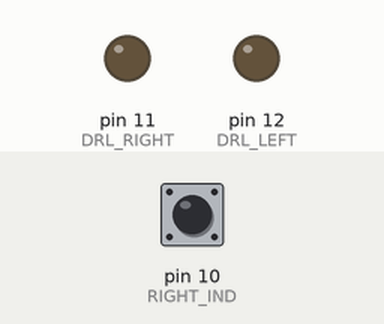
Recording of a sketch running on a simulated Arduino Uno, built with avr-gcc and run on an emulated ATmega328P. Parts: output pins drawn as LEDs (lit = HIGH). Inputs (shaded band) come from the test bench; at power-on: pin 10 (RIGHT_IND) LOW.

Above: at 1.2 s.
1.3 s: pin 10 (RIGHT_IND) pulled HIGH for 3.2 s
At 3.7 s:
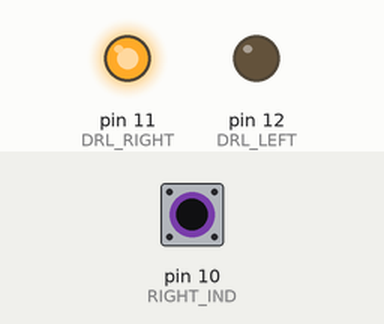
Timing chart, 0 to 6.0 s (numbered marks = the images above; inputs shaded):
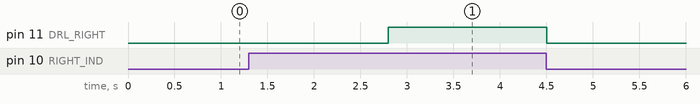

The sketch:

Hayabusa_Indicator.ino
```cpp
/*
 * ATTINY13A DRL Controller
 *
 * INPUTS (Active LOW)
 * PB0 - Left Indicator
 * PB1 - Right Indicator
 *
 * OUTPUTS
 * PB4 - Left DRL
 * PB3 - Right DRL
 */

#include <Arduino.h>
#include <avr/io.h>

#define LEFT_IND      PB1
#define RIGHT_IND     PB2

#define DRL_RIGHT     PB3
#define DRL_LEFT      PB4

const uint16_t OFF_TIMEOUT = 1500;   // ms

uint32_t leftLastPulse = 0;
uint32_t rightLastPulse = 0;

void setup()
{
    // Inputs
    DDRB &= ~((1 << LEFT_IND) | (1 << RIGHT_IND));

    // Enable internal pullups if needed
    // PORTB |= (1 << LEFT_IND) | (1 << RIGHT_IND);

    // Outputs
    DDRB |= (1 << DRL_LEFT) | (1 << DRL_RIGHT);

    // DRLs ON at startup
    PORTB |= (1 << DRL_LEFT) | (1 << DRL_RIGHT);

    leftLastPulse = millis();
    rightLastPulse = millis();
}

void loop()
{
    uint32_t now = millis();
    uint8_t pins = PINB;

    bool leftIndicatorOn  = !(pins & (1 << LEFT_IND));   // Active LOW
    bool rightIndicatorOn = !(pins & (1 << RIGHT_IND));  // Active LOW

    // LEFT SIDE
    if (leftIndicatorOn)
    {
        leftLastPulse = now;

        // DRL OFF
        PORTB &= ~(1 << DRL_LEFT);
    }
    else
    {
        if ((now - leftLastPulse) >= OFF_TIMEOUT)
        {
            // DRL ON
            PORTB |= (1 << DRL_LEFT);
        }
    }

    // RIGHT SIDE
    if (rightIndicatorOn)
    {
        rightLastPulse = now;

        // DRL OFF
        PORTB &= ~(1 << DRL_RIGHT);
    }
    else
    {
        if ((now - rightLastPulse) >= OFF_TIMEOUT)
        {
            // DRL ON
            PORTB |= (1 << DRL_RIGHT);
        }
    }
}
```

Measured:
- after the input at 1.3 s, pin 11 (DRL_RIGHT): LOW → HIGH after 1.5 s, → LOW 1.7 s later
